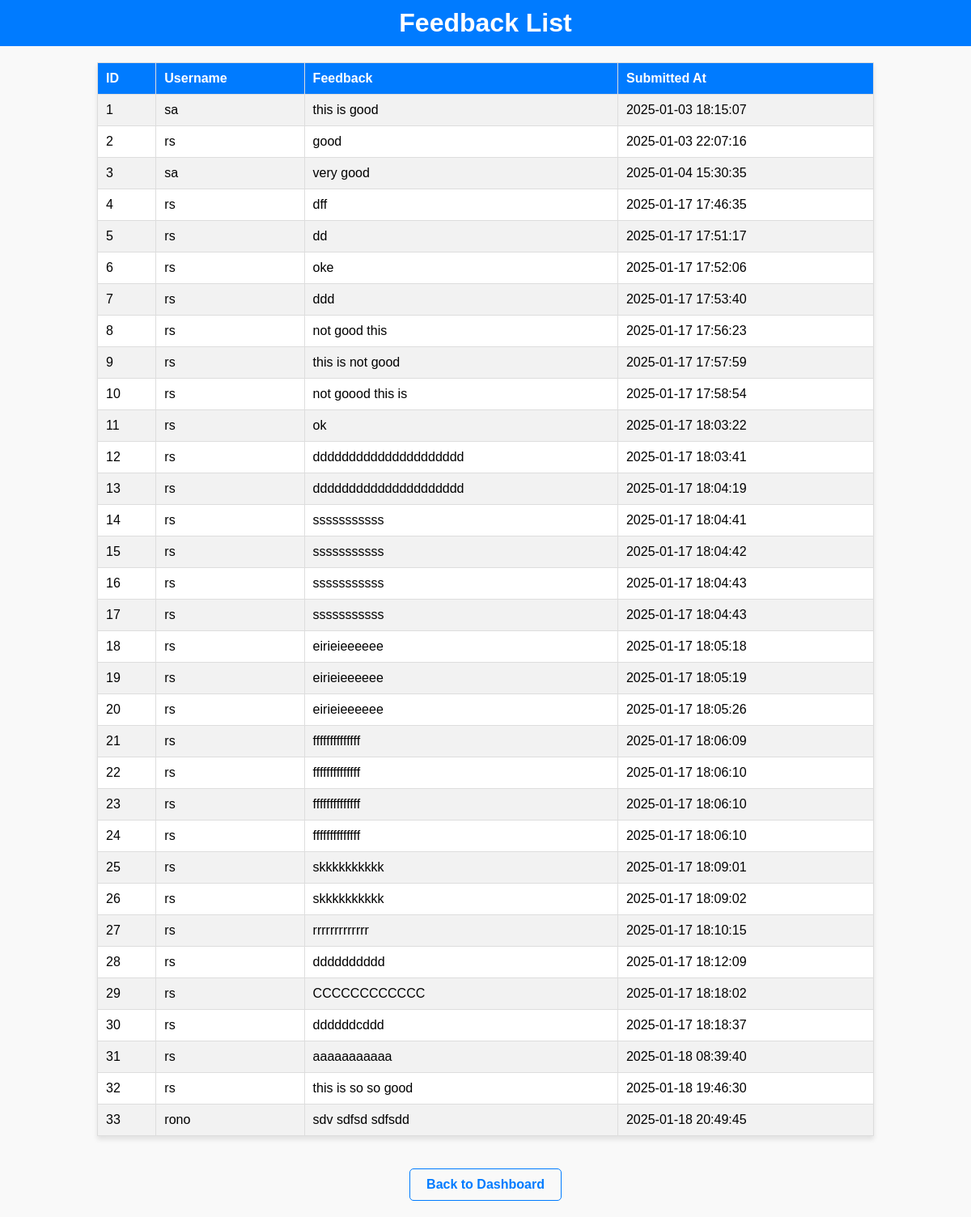
Page /view/view-feedback.php (signed in) on the committed database.
### tables this page shows
CREATE TABLE `feedback` (
  `id` int(11) NOT NULL,
  `username` varchar(255) NOT NULL,
  `feedback` text NOT NULL,
  `created_at` timestamp NOT NULL DEFAULT current_timestamp()
);

### view/view-feedback.php (the view, shortened to what this page needs)
<?php
$con = mysqli_connect('127.0.0.1', 'root', '', 'testing_project');
$sql = "SELECT * FROM feedback ORDER BY created_at ASC";
$result = mysqli_query($con, $sql);
?>
<!DOCTYPE html>
<html lang="en">
<head>
</head>
<body>
    <h1>Feedback List</h1>
    <div class="container">
        <table>
            <tr>
                <th>ID</th>
                <th>Username</th>
                <th>Feedback</th>
                <th>Submitted At</th>
            </tr>
            <?php while ($row = mysqli_fetch_assoc($result)) { ?>
                <tr>
                    <td><?= htmlspecialchars($row['id']) ?></td>
                    <td><?= htmlspecialchars($row['username']) ?></td>
                    <td><?= htmlspecialchars($row['feedback']) ?></td>
                    <td><?= htmlspecialchars($row['created_at']) ?></td>
                </tr>
            <?php } ?>
        </table>
        <a href="home.php">Back to Dashboard</a>
    </div>
</body>
</html>

### view/view-feedback.php (style rules this page uses)
body { font-family: Arial, sans-serif; background-color: #f9f9f9; margin: 0; padding: 0; }
h1 { text-align: center; background-color: rgb(0, 123, 255); color: white; padding: 10px; margin: 0; }
table { width: 80%; margin: 20px auto; border-collapse: collapse; background: white; box-shadow: 0px 4px 6px rgba(0, 0, 0, 0.1); }
table, th, td { border: 1px solid #ddd; }
th { background-color: rgb(0, 123, 255); color: white; text-align: left; padding: 10px; }
td { padding: 10px; text-align: left; }
tr:nth-child(even) { background-color: #f2f2f2; }
a { display: inline-block; margin: 20px auto; text-align: center; text-decoration: none; color: rgb(0, 123, 255); font-weight: bold; border: 1px solid rgb(0, 123, 255); padding: 10px 20px; border-radius: 5px; }
.container { text-align: center; }

### rows in the picture
feedback: id "1", username "sa", feedback "this is good", created_at "2025-01-03 18:15:07"
feedback: id "2", username "rs", feedback "good", created_at "2025-01-03 22:07:16"
feedback: id "3", username "sa", feedback "very good", created_at "2025-01-04 15:30:35"
feedback: id "4", username "rs", feedback "dff", created_at "2025-01-17 17:46:35"
feedback: id "5", username "rs", feedback "dd", created_at "2025-01-17 17:51:17"
feedback: id "6", username "rs", feedback "oke", created_at "2025-01-17 17:52:06"
feedback: id "7", username "rs", feedback "ddd", created_at "2025-01-17 17:53:40"
feedback: id "8", username "rs", feedback "not good this", created_at "2025-01-17 17:56:23"
feedback: id "9", username "rs", feedback "this is not good", created_at "2025-01-17 17:57:59"
feedback: id "10", username "rs", feedback "not goood this is", created_at "2025-01-17 17:58:54"
feedback: id "11", username "rs", feedback "ok", created_at "2025-01-17 18:03:22"
feedback: id "12", username "rs", feedback "ddddddddddddddddddddd", created_at "2025-01-17 18:03:41"
feedback: id "13", username "rs", feedback "ddddddddddddddddddddd", created_at "2025-01-17 18:04:19"
feedback: id "14", username "rs", feedback "sssssssssss", created_at "2025-01-17 18:04:41"
feedback: id "15", username "rs", feedback "sssssssssss", created_at "2025-01-17 18:04:42"
feedback: id "16", username "rs", feedback "sssssssssss", created_at "2025-01-17 18:04:43"
feedback: id "17", username "rs", feedback "sssssssssss", created_at "2025-01-17 18:04:43"
feedback: id "18", username "rs", feedback "eirieieeeeee", created_at "2025-01-17 18:05:18"
feedback: id "19", username "rs", feedback "eirieieeeeee", created_at "2025-01-17 18:05:19"
feedback: id "20", username "rs", feedback "eirieieeeeee", created_at "2025-01-17 18:05:26"
feedback: id "21", username "rs", feedback "ffffffffffffff", created_at "2025-01-17 18:06:09"
feedback: id "22", username "rs", feedback "ffffffffffffff", created_at "2025-01-17 18:06:10"
feedback: id "23", username "rs", feedback "ffffffffffffff", created_at "2025-01-17 18:06:10"
feedback: id "24", username "rs", feedback "ffffffffffffff", created_at "2025-01-17 18:06:10"
feedback: id "25", username "rs", feedback "skkkkkkkkkk", created_at "2025-01-17 18:09:01"
feedback: id "26", username "rs", feedback "skkkkkkkkkk", created_at "2025-01-17 18:09:02"
feedback: id "27", username "rs", feedback "rrrrrrrrrrrrr", created_at "2025-01-17 18:10:15"
feedback: id "28", username "rs", feedback "dddddddddd", created_at "2025-01-17 18:12:09"
feedback: id "29", username "rs", feedback "CCCCCCCCCCCC", created_at "2025-01-17 18:18:02"
feedback: id "30", username "rs", feedback "ddddddcddd", created_at "2025-01-17 18:18:37"
feedback: id "31", username "rs", feedback "aaaaaaaaaaa", created_at "2025-01-18 08:39:40"
feedback: id "32", username "rs", feedback "this is so so good", created_at "2025-01-18 19:46:30"
feedback: id "33", username "rono", feedback "sdv sdfsd sdfsdd", created_at "2025-01-18 20:49:45"
